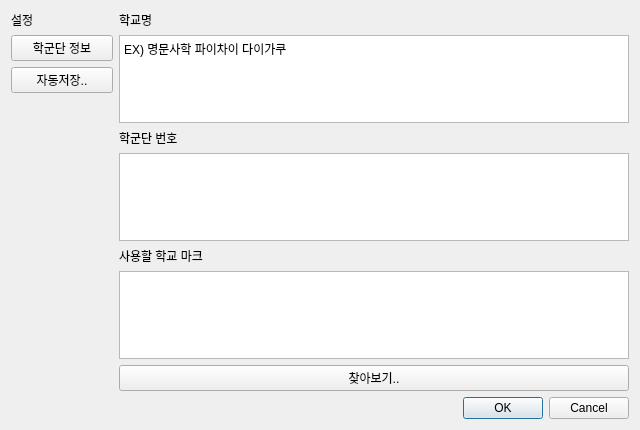
<?xml version="1.0" encoding="UTF-8"?>
<ui version="4.0">
 <class>Settings_dialog</class>
 <widget class="QDialog" name="Settings_dialog">
  <property name="geometry">
   <rect>
    <x>0</x>
    <y>0</y>
    <width>640</width>
    <height>430</height>
   </rect>
  </property>
  <property name="windowTitle">
   <string>Settings</string>
  </property>
  <layout class="QGridLayout" name="gridLayout">
   <item row="0" column="0">
    <layout class="QHBoxLayout" name="horizontalLayout" stretch="1,5">
     <item>
      <layout class="QVBoxLayout" name="verticalLayout_2">
       <item>
        <widget class="QLabel" name="label_3">
         <property name="text">
          <string>설정</string>
         </property>
        </widget>
       </item>
       <item>
        <widget class="QPushButton" name="pushButton_2">
         <property name="text">
          <string>학군단 정보</string>
         </property>
        </widget>
       </item>
       <item>
        <widget class="QPushButton" name="pushButton">
         <property name="text">
          <string>자동저장..</string>
         </property>
        </widget>
       </item>
       <item>
        <spacer name="verticalSpacer">
         <property name="orientation">
          <enum>Qt::Vertical</enum>
         </property>
         <property name="sizeHint" stdset="0">
          <size>
           <width>20</width>
           <height>40</height>
          </size>
         </property>
        </spacer>
       </item>
      </layout>
     </item>
     <item>
      <layout class="QVBoxLayout" name="verticalLayout">
       <item>
        <widget class="QLabel" name="label">
         <property name="text">
          <string>학교명</string>
         </property>
        </widget>
       </item>
       <item>
        <widget class="QTextEdit" name="textEdit">
         <property name="html">
          <string>&lt;!DOCTYPE HTML PUBLIC &quot;-//W3C//DTD HTML 4.0//EN&quot; &quot;http://www.w3.org/TR/REC-html40/strict.dtd&quot;&gt;
&lt;html&gt;&lt;head&gt;&lt;meta name=&quot;qrichtext&quot; content=&quot;1&quot; /&gt;&lt;meta charset=&quot;utf-8&quot; /&gt;&lt;style type=&quot;text/css&quot;&gt;
p, li { white-space: pre-wrap; }
hr { height: 1px; border-width: 0; }
li.unchecked::marker { content: &quot;\2610&quot;; }
li.checked::marker { content: &quot;\2612&quot;; }
&lt;/style&gt;&lt;/head&gt;&lt;body style=&quot; font-family:'맑은 고딕'; font-size:9pt; font-weight:400; font-style:normal;&quot;&gt;
&lt;p style=&quot; margin-top:0px; margin-bottom:0px; margin-left:0px; margin-right:0px; -qt-block-indent:0; text-indent:0px;&quot;&gt;EX) 명문사학 파이차이 다이가쿠&lt;/p&gt;
&lt;p style=&quot;-qt-paragraph-type:empty; margin-top:0px; margin-bottom:0px; margin-left:0px; margin-right:0px; -qt-block-indent:0; text-indent:0px;&quot;&gt;&lt;br /&gt;&lt;/p&gt;&lt;/body&gt;&lt;/html&gt;</string>
         </property>
        </widget>
       </item>
       <item>
        <widget class="QLabel" name="label_4">
         <property name="text">
          <string>학군단 번호</string>
         </property>
        </widget>
       </item>
       <item>
        <widget class="QTextEdit" name="textEdit_2"/>
       </item>
       <item>
        <widget class="QLabel" name="label_2">
         <property name="text">
          <string>사용할 학교 마크</string>
         </property>
        </widget>
       </item>
       <item>
        <widget class="QGraphicsView" name="graphicsView"/>
       </item>
       <item>
        <widget class="QPushButton" name="pushButton_3">
         <property name="text">
          <string>찾아보기..</string>
         </property>
        </widget>
       </item>
       <item>
        <spacer name="verticalSpacer_2">
         <property name="orientation">
          <enum>Qt::Vertical</enum>
         </property>
         <property name="sizeHint" stdset="0">
          <size>
           <width>20</width>
           <height>40</height>
          </size>
         </property>
        </spacer>
       </item>
      </layout>
     </item>
    </layout>
   </item>
   <item row="1" column="0">
    <widget class="QDialogButtonBox" name="buttonBox">
     <property name="orientation">
      <enum>Qt::Horizontal</enum>
     </property>
     <property name="standardButtons">
      <set>QDialogButtonBox::Cancel|QDialogButtonBox::Ok</set>
     </property>
    </widget>
   </item>
  </layout>
 </widget>
 <resources/>
 <connections>
  <connection>
   <sender>buttonBox</sender>
   <signal>accepted()</signal>
   <receiver>Settings_dialog</receiver>
   <slot>accept()</slot>
   <hints>
    <hint type="sourcelabel">
     <x>247</x>
     <y>397</y>
    </hint>
    <hint type="destinationlabel">
     <x>157</x>
     <y>274</y>
    </hint>
   </hints>
  </connection>
  <connection>
   <sender>buttonBox</sender>
   <signal>rejected()</signal>
   <receiver>Settings_dialog</receiver>
   <slot>reject()</slot>
   <hints>
    <hint type="sourcelabel">
     <x>315</x>
     <y>397</y>
    </hint>
    <hint type="destinationlabel">
     <x>286</x>
     <y>274</y>
    </hint>
   </hints>
  </connection>
 </connections>
</ui>
